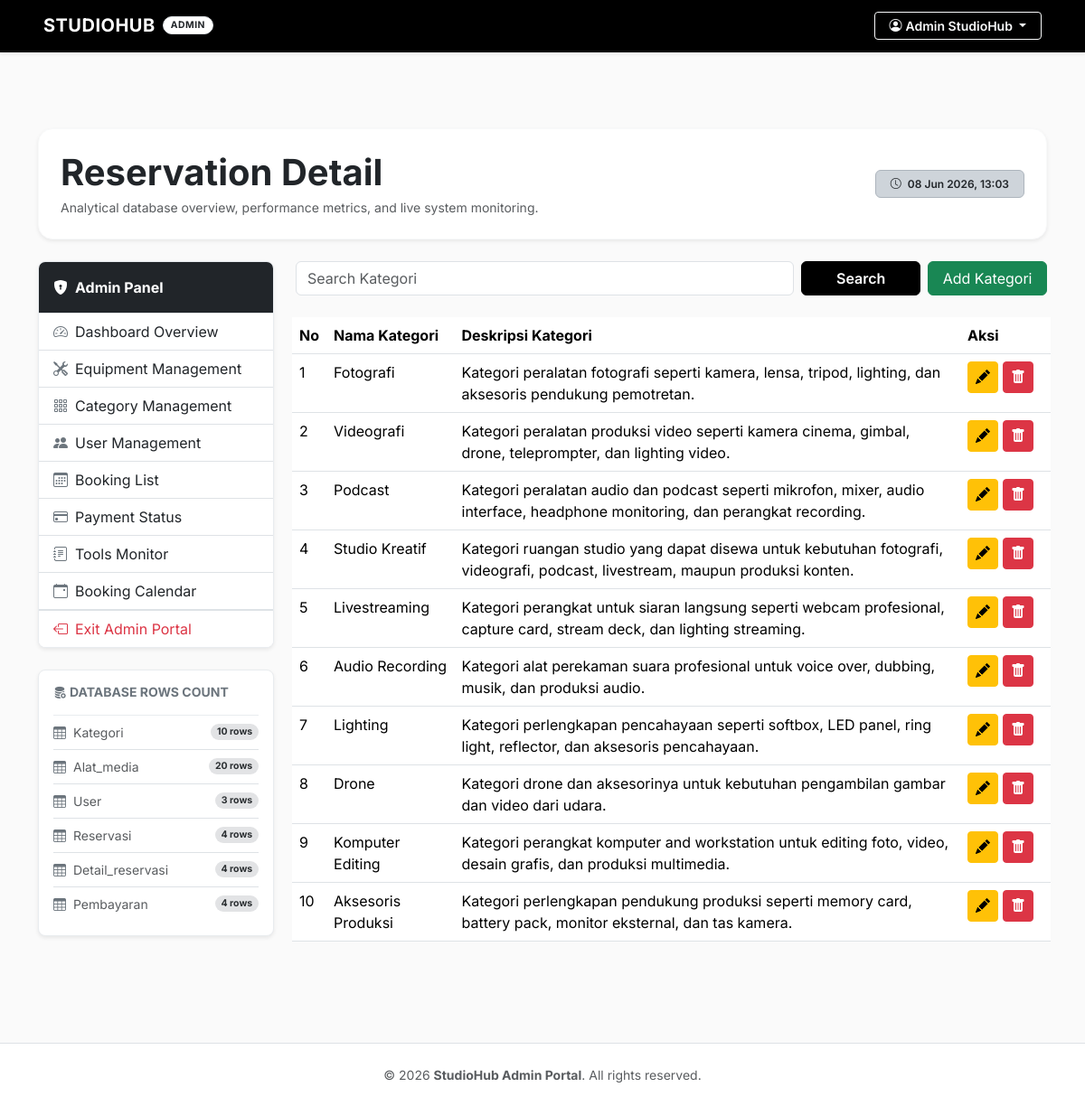
The app's page /modules/admin/detail_reservasi/index.php (signed in) with its own data.
### tables this page shows
CREATE TABLE `kategori` (
  `id_kategori` int(11) NOT NULL,
  `nama_kategori` varchar(100) NOT NULL,
  `desc_kategori` text DEFAULT NULL
);

### modules/admin/detail_reservasi/index.php (the view, shortened to what this page needs)
<?php
require '../../../config/koneksi.php';
$query = 'SELECT * FROM kategori WHERE 1 = 1';
$query .= ' ORDER BY id_kategori;';
$hasil = mysqli_query($conn, $query);
$tables = [
    'kategori',
    'alat_media',
    'user',
    'reservasi',
    'detail_reservasi',
    'pembayaran',
];
$table_sizes = [];
foreach ($tables as $t) {
    $size_q = mysqli_query($conn, "SELECT COUNT(*) AS total FROM `$t`");
    $table_sizes[$t] = mysqli_fetch_assoc($size_q)['total'] ?? 0;
}
?>
<!DOCTYPE html>
<html lang="en">
<head>
</head>
<body>
<?php include '../../../includes/header_admin.php'; ?>
<div class="pt-5 pb-4">
    <div class="p-4 bg-white border border-light shadow-sm rounded-4 mb-4 d-flex flex-wrap justify-content-between align-items-center">
        <div>
            <h1 class="fw-bold mb-1 text-dark">Reservation Detail</h1>
            <p class="text-muted mb-0 small">
                Analytical database overview, performance metrics, and live system monitoring.
            </p>
        </div>
        <div class="mt-3 mt-md-0">
            <span class="badge bg-dark-subtle text-dark border border-dark-subtle px-3 py-2 fw-semibold">
                <i class="bi bi-clock me-1"></i> <?= date('d M Y, H:i') ?>
            </span>
        </div>
    </div>
    <div class="row g-4">
        <div class="col-lg-3">
            <?php include '../../../includes/sidebar_admin.php'; ?>
            <div class="card shadow-sm border border-light-subtle rounded-3 p-3 mt-4 bg-white">
                <h6 class="fw-bold mb-3 text-secondary text-uppercase small"><i class="bi bi-database-fill-gear me-1"></i>Database Rows Count</h6>
                <div class="list-group list-group-flush small">
                    <?php foreach ($table_sizes as $table_name => $count): ?>
                    <div class="list-group-item d-flex justify-content-between align-items-center px-0 bg-transparent py-2">
                        <span class="text-muted text-capitalize"><i class="bi bi-table me-2 text-secondary"></i><?= htmlspecialchars(
                            $table_name,
                        ) ?></span>
                        <span class="badge bg-secondary-subtle text-secondary-emphasis rounded-pill"><?= $count ?> rows</span>
                    </div>
                    <?php endforeach; ?>
                </div>
            </div>
        </div>
        <div class="col-lg-9">
            <form method="GET" class="row g-2 mb-4">
                <div class="col-md-8">
                    <input type="text" name="search" class="form-control" placeholder="Search Kategori" value="<?= $_GET[
                        'search'
                    ] ?? '' ?>">
                </div>
                <div class="col-md-2">
                    <button type="submit" class="btn btn-dark w-100">
                        Search
                    </button>
                </div>
                <div class="col-md-2">
                    <button class="btn btn-success w-100">
                        Add Kategori
                    </button>
                </div>
            </form>
            <div class="row g-2 mb-4">
                <table class="table table-hover">
                    <thead>
                        <tr>
                            <th>No</th>
                            <th>Nama Kategori</th>
                            <th>Deskripsi Kategori</th>
                            <th style="width: 100px;">Aksi</th>
                        </tr>
                    </thead>
                    <tbody>
                        <?php
                        $no = 1;
                        while ($data = mysqli_fetch_array($hasil)) { ?>
                                <tr>
                                    <td><?php echo $no; ?></td>
                                    <td><?php echo $data[
                                        'nama_kategori'
                                    ]; ?></td>
                                    <td><?php echo $data[
                                        'desc_kategori'
                                    ]; ?></td>
                                    <td>
                                        <a href="./update.php?id_kategori=<?= $data[
                                            'id_kategori'
                                        ] ?>" class="btn btn-warning btn-sm" title="edit" style="padding-bottom: 8px;">
                                        </a>
                                        <a onclick="return confirm('Apakah Anda yakin ingin menghapus data ini?');" href="./delete.php?id_kategori=<?= $data[
                                            'id_kategori'
                                        ] ?>" class="btn btn-danger btn-sm" title="delete" style="padding-bottom: 8px;">
                                        </a>
                                    </td>
                                </tr>
                            <?php $no++;}
                        ?>
                    </tbody>
                </table>
            </div>
        </div>
    </div>
</div>
<?php include '../../../includes/footer_admin.php'; ?>
</body>
</html>

### assets/css/style.css (style rules this page uses)
body { font-family: 'Inter', -apple-system, BlinkMacSystemFont, "Segoe UI", Roboto, "Helvetica Neue", Arial, sans-serif; color: #333333; background-color: #f8f9fa; padding-top: 70px; }
.card { border: 1px solid #e3e6f0; border-radius: 6px; box-shadow: 0 2px 4px rgba(0,0,0,0.02); transition: transform 0.2s, box-shadow 0.2s; }

### includes/header_admin.php (style rules this page uses)
body { font-family: 'Inter', -apple-system, BlinkMacSystemFont, "Segoe UI", Roboto, sans-serif; color: #1a1a1a; background-color: #fafafa; }
.btn-dark { background-color: #000000 !important; border-color: #000000 !important; color: #ffffff !important; font-weight: 600; transition: all 0.2s ease; }

### records on screen
kategori: nama_kategori "Fotografi", desc_kategori "Kategori peralatan fotografi seperti kamera, lensa, tripod, lighting, dan aksesoris pendukung pemotretan."
kategori: nama_kategori "Videografi", desc_kategori "Kategori peralatan produksi video seperti kamera cinema, gimbal, drone, teleprompter, dan lighting video."
kategori: nama_kategori "Podcast", desc_kategori "Kategori peralatan audio dan podcast seperti mikrofon, mixer, audio interface, headphone monitoring, dan perangkat recording."
kategori: nama_kategori "Studio Kreatif", desc_kategori "Kategori ruangan studio yang dapat disewa untuk kebutuhan fotografi, videografi, podcast, livestream, maupun produksi konten."
kategori: nama_kategori "Livestreaming", desc_kategori "Kategori perangkat untuk siaran langsung seperti webcam profesional, capture card, stream deck, dan lighting streaming."
kategori: nama_kategori "Audio Recording", desc_kategori "Kategori alat perekaman suara profesional untuk voice over, dubbing, musik, dan produksi audio."
kategori: nama_kategori "Lighting", desc_kategori "Kategori perlengkapan pencahayaan seperti softbox, LED panel, ring light, reflector, dan aksesoris pencahayaan."
kategori: nama_kategori "Drone", desc_kategori "Kategori drone dan aksesorinya untuk kebutuhan pengambilan gambar dan video dari udara."
kategori: nama_kategori "Komputer Editing", desc_kategori "Kategori perangkat komputer and workstation untuk editing foto, video, desain grafis, dan produksi multimedia."
kategori: nama_kategori "Aksesoris Produksi", desc_kategori "Kategori perlengkapan pendukung produksi seperti memory card, battery pack, monitor eksternal, dan tas kamera."

### other values on screen
$_SESSION['nama'] "Admin StudioHub"
$table_name "Kategori"
$count "10"
$table_name "Alat_media"
$count "20"
$table_name "User"
$count "3"
$table_name "Reservasi"
$count "4"
$table_name "Detail_reservasi"
$table_name "Pembayaran"
